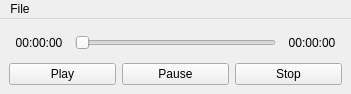
<?xml version="1.0" encoding="UTF-8"?>
<ui version="4.0">
 <class>MainWindow</class>
 <widget class="QMainWindow" name="MainWindow">
  <property name="geometry">
   <rect>
    <x>0</x>
    <y>0</y>
    <width>351</width>
    <height>94</height>
   </rect>
  </property>
  <property name="windowTitle">
   <string>Audio Player</string>
  </property>
  <widget class="QWidget" name="centralwidget">
   <layout class="QVBoxLayout" name="verticalLayout">
    <item>
     <layout class="QHBoxLayout" name="horizontalLayout">
      <item>
       <widget class="QLabel" name="currentTimeLabel">
        <property name="minimumSize">
         <size>
          <width>60</width>
          <height>0</height>
         </size>
        </property>
        <property name="text">
         <string>00:00:00</string>
        </property>
        <property name="alignment">
         <set>Qt::AlignCenter</set>
        </property>
       </widget>
      </item>
      <item>
       <widget class="QSlider" name="timeSlider">
        <property name="orientation">
         <enum>Qt::Horizontal</enum>
        </property>
       </widget>
      </item>
      <item>
       <widget class="QLabel" name="totalTimeLabel">
        <property name="minimumSize">
         <size>
          <width>60</width>
          <height>0</height>
         </size>
        </property>
        <property name="text">
         <string>00:00:00</string>
        </property>
        <property name="alignment">
         <set>Qt::AlignCenter</set>
        </property>
       </widget>
      </item>
     </layout>
    </item>
    <item>
     <layout class="QHBoxLayout" name="horizontalLayout_2">
      <item>
       <widget class="QPushButton" name="playButton">
        <property name="text">
         <string>Play</string>
        </property>
       </widget>
      </item>
      <item>
       <widget class="QPushButton" name="pauseButton">
        <property name="text">
         <string>Pause</string>
        </property>
       </widget>
      </item>
      <item>
       <widget class="QPushButton" name="stopButton">
        <property name="text">
         <string>Stop</string>
        </property>
       </widget>
      </item>
     </layout>
    </item>
   </layout>
  </widget>
  <widget class="QMenuBar" name="menubar">
   <property name="geometry">
    <rect>
     <x>0</x>
     <y>0</y>
     <width>351</width>
     <height>21</height>
    </rect>
   </property>
   <widget class="QMenu" name="menuFile">
    <property name="title">
     <string>File</string>
    </property>
    <addaction name="actionOpen"/>
   </widget>
   <addaction name="menuFile"/>
  </widget>
  <action name="actionOpen">
   <property name="text">
    <string>Open</string>
   </property>
  </action>
  <action name="actionSave">
   <property name="text">
    <string>Save</string>
   </property>
  </action>
 </widget>
 <resources/>
 <connections/>
</ui>
